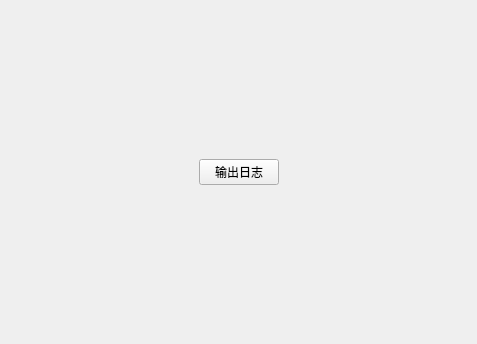
<?xml version="1.0" encoding="UTF-8"?>
<ui version="4.0">
 <class>Frame</class>
 <widget class="QFrame" name="Frame">
  <property name="geometry">
   <rect>
    <x>0</x>
    <y>0</y>
    <width>477</width>
    <height>344</height>
   </rect>
  </property>
  <property name="windowTitle">
   <string>Frame</string>
  </property>
  <layout class="QHBoxLayout" name="horizontalLayout">
   <item>
    <spacer name="horizontalSpacer_2">
     <property name="orientation">
      <enum>Qt::Horizontal</enum>
     </property>
     <property name="sizeHint" stdset="0">
      <size>
       <width>40</width>
       <height>20</height>
      </size>
     </property>
    </spacer>
   </item>
   <item>
    <widget class="PrimaryPushButton" name="PrimaryPushButton">
     <property name="text">
      <string>输出日志</string>
     </property>
    </widget>
   </item>
   <item>
    <spacer name="horizontalSpacer">
     <property name="orientation">
      <enum>Qt::Horizontal</enum>
     </property>
     <property name="sizeHint" stdset="0">
      <size>
       <width>40</width>
       <height>20</height>
      </size>
     </property>
    </spacer>
   </item>
  </layout>
 </widget>
 <customwidgets>
  <customwidget>
   <class>PushButton</class>
   <extends>QPushButton</extends>
   <header>qfluentwidgets</header>
  </customwidget>
  <customwidget>
   <class>PrimaryPushButton</class>
   <extends>PushButton</extends>
   <header>qfluentwidgets</header>
  </customwidget>
 </customwidgets>
 <resources/>
 <connections/>
</ui>
